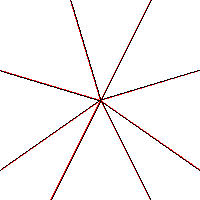
Frame 1 (no input)
Frame 2 (the mouse pressed at the canvas centre, redrawn once): identical to frame 1, image omitted

The Processing sketch that drew this single still picture (run headless with seeded random() and noise(); the mouse was pressed at the canvas centre and the sketch redrawn once):

// Processing sketch: A2Extn
// ── A2Extn.pde
color background = color(255, 255, 255);

void setup() {
    size(200, 200);
    
    noLoop(); // You can comment this then uncomment the commented code in the draw() function
              // for an interactive line drawing demonstration.
    noSmooth();
}

private void myLine(float x0, float y0, float x1, float y1) { // This is so gross oh god it's so ugly but it works so I'm not touching it.
    float m = (y1 - y0) / (x1 - x0);
    int xi = round(x0);
    
    // Octant 3 & 7
    if (m < -1) y1 = y0 + (y0-y1);
    
    // Octant 2 & 6
    if ((m > 1 || m < -1)) {
        float t = y1;
        y1 = x1;
        x1 = t;
    };

    if (x0 > x1) { // Account for the other 4 octants.
        float t = x1;
        x1 = x0;
        x0 = t;

        t = y1;
        y1 = y0;
        y0 = t;
    }

    //Octant 4 & 8
    if (m < 0 && m >= -1) y1 = y0 + (y0-y1);
    
    // Main Alg
    float a = -1 * (y1 - y0);
    float b = (x1 - x0);
    float c = x0 * y1 - x1 * y0;

    int x = round(x0);
    int xr = round(x1);
    int y = round((-1 * a * x - c)/b);

    int yi = round(y0);

    // If it's a straight line... there's no point in doing all the y calculations.
    // Only works if axis aligned.    
    if (m == 0) { while(x <= xr) { point(x, y); x += 1; } return; }

    float k = a * (x + 1) + b * (y + 1/2) + c;

    // print("M: " + m + "Origin: (" + x0 + ", " + y0 + "), End: (" + x1 + ", " + y1 + ")\n");

    while(x <= xr) {
        if (m <= 1 && m >= 0) point(x, y);                  // Oct 1 & 5
        else if (m < 0 && m >= -1) point(x, yi + (yi - y)); // Oct 4 & 8
        else if (m < -1) point(y, xi + (xi - x));           // Oct 3 & 7
        else point(y, x);                                   // Oct 2 & 6
        
        if (k > 0) { k = k + a; }                           // East
        else { k = k + a + b; y += 1; }                     // North East

        x += 1;                                             // Next Pixel
    }
}

void draw(){
    clear();    
    background(background);

    // stroke(255, 0, 0);
    // line(100, 100, mouseX, mouseY);
    // stroke(0, 0, 0);
    // myLine(100, 100, mouseX, mouseY);

    // oct 1 [X]
    stroke(255, 0, 0);
    line(100, 100, 200, 170);
    stroke(0, 0, 0);
    myLine(100, 100, 200, 170);
    // oct 2 [X]
    stroke(255, 0, 0);
    line(100, 100, 150, 200);
    stroke(0, 0, 0);
    myLine(100, 100, 150, 200);
    // oct 3 [X]
    stroke(255, 0, 0);
    line(100, 100, 50, 200);
    stroke(0, 0, 0);
    myLine(100, 100, 50, 200);
    // oct 4 [X]
    stroke(255, 0, 0);
    line(100, 100, 0, 170);
    stroke(0, 0, 0);
    myLine(100, 100, 0, 170);
    // oct 5 [X]
    stroke(255, 0, 0);
    line(100, 100, 0, 70);
    stroke(0, 0, 0);
    myLine(100, 100, 0, 70);
    // oct 6 [X]
    stroke(255, 0, 0);
    line(100, 100, 70, 0);
    stroke(0, 0, 0);
    myLine(100, 100, 70, 0);
    // oct 7 [X]
    stroke(255, 0, 0);
    line(100, 100, 150, 0);
    stroke(0, 0, 0);
    myLine(100, 100, 150, 0);
    //oct 8 [X]
    stroke(255, 0, 0);
    line(100, 100, 200, 70);
    stroke(0, 0, 0);
    myLine(100, 100, 200, 70);
}
